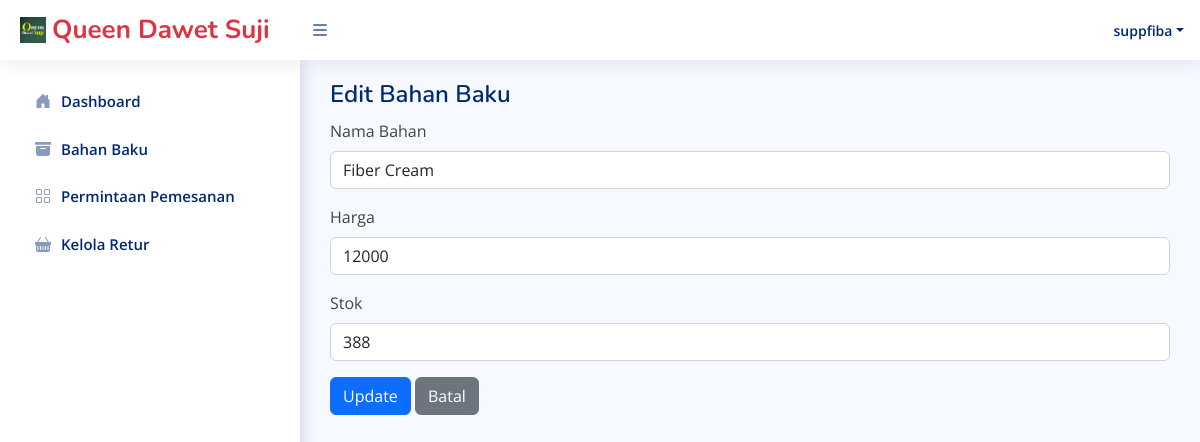
Screenshot of /Supplier/editBahan.php?id_bahan=1 (signed in) with the database file from the repository.
### tables this page shows
CREATE TABLE `bahan_baku` (
  `id_bahan` int NOT NULL,
  `nama_bahan` varchar(100) NOT NULL,
  `gambar` varchar(255) DEFAULT NULL,
  `harga` int NOT NULL,
  `stok` int DEFAULT '0',
  `id_supplier` int DEFAULT NULL
);

### connect.php (called while the page is built, shortened)
<?php
$connect = mysqli_connect("localhost", "root", "", "onlineshop");
function query($query){
    global $connect;
    $result = mysqli_query($connect, $query);
    $rows = [];
    while ($row = mysqli_fetch_assoc($result)){
        $rows[] = $row;
    }
    return $rows;
}
?>

### Supplier/editBahan.php (the view, shortened to what this page needs)
<?php
$idBahan = $_GET['id_bahan'];
$bahan = query("SELECT * FROM bahan_baku WHERE id_bahan = '$idBahan'")[0];
?>
<?php require 'template/headerSupplier.php'; ?>
<?php require 'template/sidebarSupplier.php'; ?>
<main id="main" class="main">
    <div class="pagetitle">
        <h1>Edit Bahan Baku</h1>
    </div>
    <section class="section">
        <form method="POST">
            <div class="mb-3">
                <label for="nama_bahan" class="form-label">Nama Bahan</label>
                <input type="text" class="form-control" id="nama_bahan" name="nama_bahan" required
                       value="<?= htmlspecialchars($bahan['nama_bahan']); ?>">
            </div>
            <div class="mb-3">
                <label for="harga" class="form-label">Harga</label>
                <input type="number" class="form-control" id="harga" name="harga" required
                       value="<?= htmlspecialchars($bahan['harga']); ?>">
            </div>
            <div class="mb-3">
                <label for="stok" class="form-label">Stok</label>
                <input type="number" class="form-control" id="stok" name="stok" required
                       value="<?= htmlspecialchars($bahan['stok']); ?>">
            </div>
            <button type="submit" name="submit" class="btn btn-primary">Update</button>
            <a href="bahan_bakuSupp.php" class="btn btn-secondary">Batal</a>
        </form>
    </section>
</main>

### assets/css/style.css (style rules this page uses)
:root { scroll-behavior: smooth; }
body { font-family: "Open Sans", sans-serif; background: #f6f9ff; color: #444444; }
a { color: #4154f1; text-decoration: none; }
h1, h2, h3, h4, h5, h6 { font-family: "Nunito", sans-serif; }
#main { margin-top: 60px; padding: 20px 30px; transition: all 0.3s; }
.pagetitle { margin-bottom: 10px; }
.pagetitle h1 { font-size: 24px; margin-bottom: 0; font-weight: 600; color: #012970; }
@media (min-width: 1200px) { #main, #footer { margin-left: 300px; } }

### rows the page displays
bahan_baku: nama_bahan "Fiber Cream", harga "12000", stok "388"

### other values shown
$userLogin "suppfiba"
